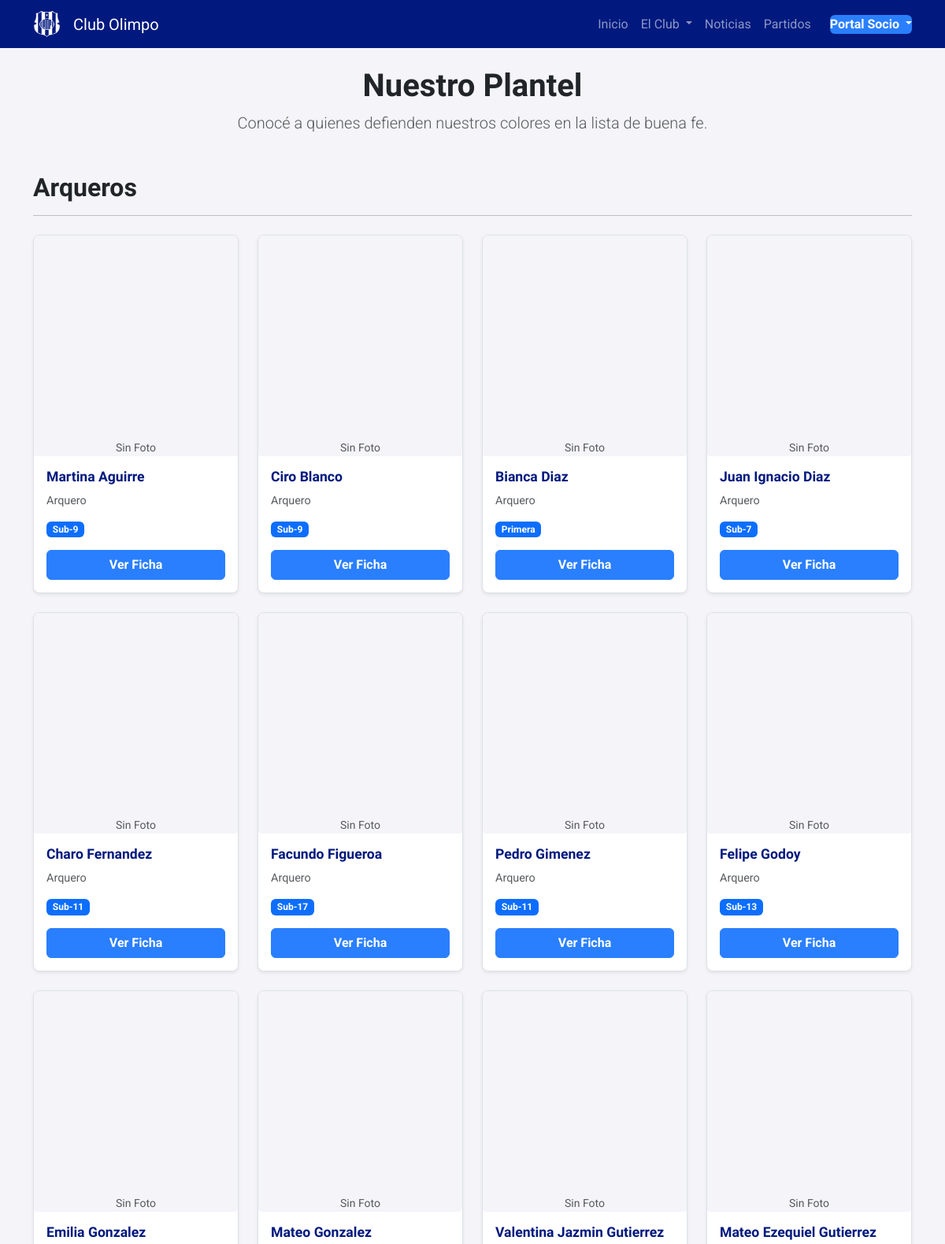
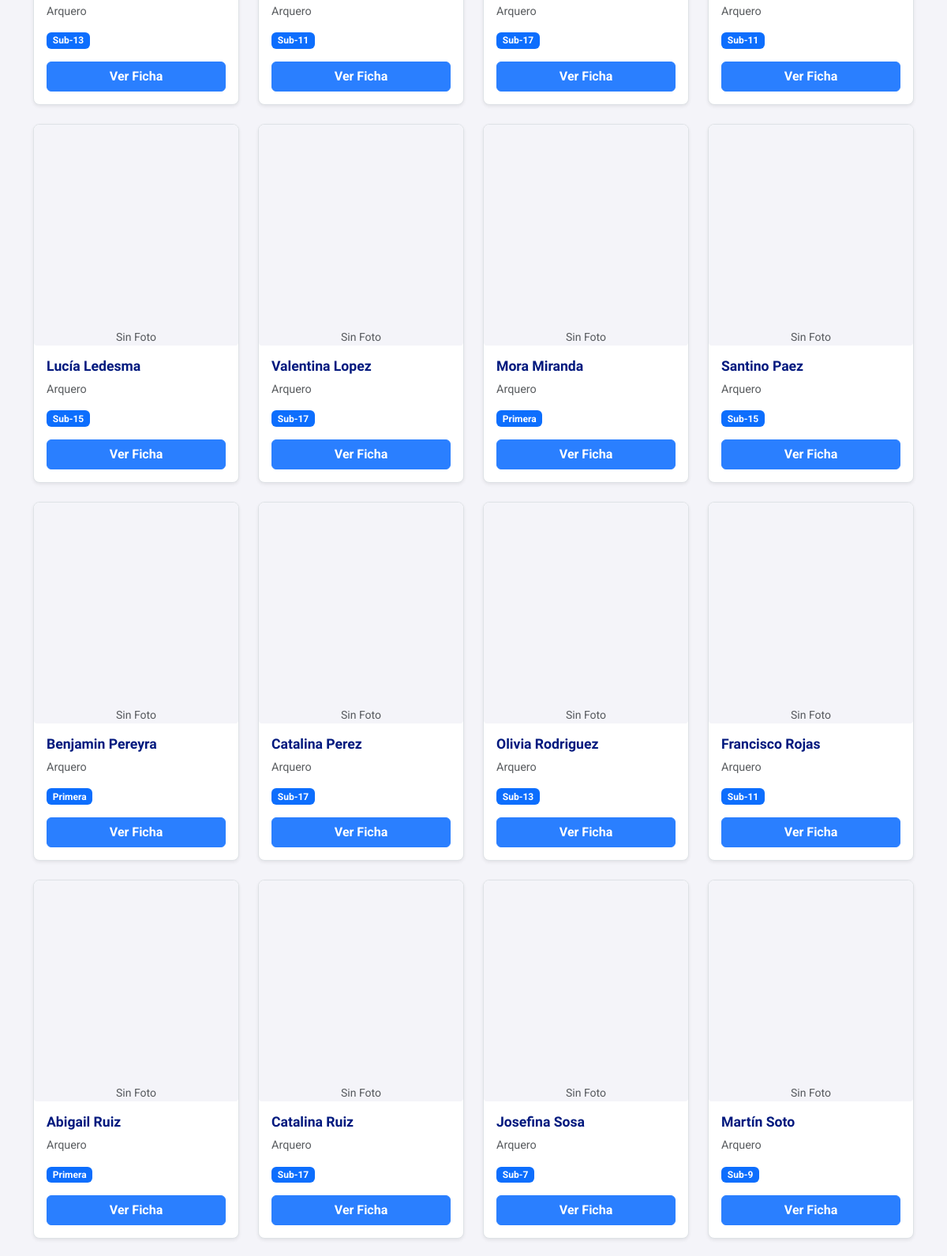
/members/plantel/ (upper part), run on the app's committed database (2 pictures, top to bottom).
### members/models.py (models this page shows, shortened)
class Role(models.Model):
    class Function(models.TextChoices):
        JUGADOR = 'JUG', 'Jugador'
        STAFF = 'STA', 'Cuerpo Técnico'
        DIRIGENTE = 'DIR', 'Dirigente'
    profile = models.ForeignKey('Profile', on_delete=models.CASCADE, related_name='roles')
    function = models.CharField("Función", max_length=3, choices=Function.choices)
    category = models.ForeignKey(Category, on_delete=models.SET_NULL, null=True, blank=True, verbose_name="Categoría (si aplica)")
    specific_position = models.CharField("Cargo Específico", max_length=100, help_text="Ej: Delantero, Tesorero, Director Técnico")
    specific_position = models.ForeignKey(
        SpecificPosition,
        on_delete=models.PROTECT,
        verbose_name="Cargo Específico"
    )
    class Meta:
        verbose_name = "Rol"
        verbose_name_plural = "Roles"

class Profile(models.Model):
    user = models.OneToOneField(User, on_delete=models.CASCADE)
    member_id = models.PositiveIntegerField(
        "Número de Socio",
        unique=True,
        default=get_next_member_id,
        editable=False # Hacemos que no se pueda editar desde el admin
    )
    date_of_birth = models.DateField("Fecha de Nacimiento", null=True, blank=True)
    dni = models.CharField("DNI", max_length=20, blank=True)
    address = models.CharField("Dirección", max_length=255, blank=True)
    phone_number = models.CharField("Teléfono", max_length=50, blank=True)
    profile_photo = models.ImageField("Foto de Perfil", upload_to='profile_photos/', blank=True, null=True)
    extra_photo_1 = models.ImageField("Foto Extra 1 (opcional)", upload_to='extra_photos/', blank=True, null=True)
    extra_photo_2 = models.ImageField("Foto Extra 2 (opcional)", upload_to='extra_photos/', blank=True, null=True)
    dni_photo_front = models.ImageField("Foto DNI (Frente)", upload_to='dni_photos/', blank=True, null=True)
    dni_photo_back = models.ImageField("Foto DNI (Dorso)", upload_to='dni_photos/', blank=True, null=True)
    member_type = models.ForeignKey(MemberType, on_delete=models.SET_NULL, null=True, blank=True, verbose_name="Tipo de Socio")
    is_on_roster = models.BooleanField("En Lista Oficial (para jugadores)", default=False)
    is_exempt = models.BooleanField("Cuota Bonificada", default=False)

class SpecificPosition(models.Model):
    name = models.CharField("Nombre del Cargo", max_length=100, unique=True)
    class Meta:
        verbose_name = "Cargo Específico"
        verbose_name_plural = "Cargos Específicos"
        ordering = ['name']

class Category(models.Model):
    name = models.CharField("Nombre", max_length=100, unique=True)
    order = models.PositiveIntegerField("Orden", default=0, help_text="Menor número aparece primero")
    class Meta:
        verbose_name = "Categoría"
        verbose_name_plural = "Categorías"
        ordering = ['order', 'name']

### members/views.py (the view)
# urls.py: path('plantel/', views.player_list, name='player_list'),
def player_list(request):
    profiles_on_roster = Profile.objects.filter(is_on_roster=True)
    roles = Role.objects.filter(profile__in=profiles_on_roster).select_related('profile', 'category', 'specific_position')
    grouped_players = OrderedDict()
    position_map = OrderedDict([
        ('Arqueros', ['Arquero']),
        ('Defensores', ['Defensor']),
        ('Mediocampistas', ['Mediocampista']),
        ('Delanteros', ['Delantero']),
        ('Cuerpo Técnico', ['Director Técnico', 'Ayudante de Campo', 'Preparador Físico'])
    ])
    for group_title, positions_in_group in position_map.items():
        roles_in_group = [
            role for role in roles if role.specific_position.name in positions_in_group
        ]
        if roles_in_group:
            grouped_players[group_title] = sorted(roles_in_group, key=lambda r: r.profile.user.last_name)
    context = {'grouped_players': grouped_players}
    return render(request, 'members/player_list.html', context)

### members/templates/members/player_list.html (shortened to what this page needs)
{% extends 'base.html' %}
{% block content %}
<div class="text-center mb-5">
    <h1>Nuestro Plantel</h1>
    <p class="lead text-muted">Conocé a quienes defienden nuestros colores en la lista de buena fe.</p>
</div>
{% for group_title, roles_in_group in grouped_players.items %}
    <div class="position-group mb-5">
        <h2 class="position-title">{{ group_title }}</h2>
        <hr class="mb-4">
        <div class="row">
            {% for role in roles_in_group %}
                <div class="col-lg-3 col-md-4 mb-4">
                    <div class="card h-100 shadow-sm player-card">
                        <div class="player-card-img-wrapper">
                            {% if role.profile.profile_photo %}
                                <img src="{{ role.profile.profile_photo.url }}" class="card-img-top" alt="Foto de {{ role.profile.user.get_full_name }}">
                            {% else %}
                                <div class="d-flex align-items-center justify-content-center h-100"><small class="text-muted">Sin Foto</small></div>
                            {% endif %}
                        </div>
                        <div class="card-body d-flex flex-column">
                            <h5 class="card-title">{{ role.profile.user.get_full_name }}</h5>
                            <p class="card-text text-muted">{{ role.specific_position.name }}</p>
                            {% if role.category %}
                                <span class="badge bg-primary align-self-start mb-3">{{ role.category.name }}</span>
                            {% endif %}
                            <a href="{% url 'player_detail' role.profile.pk %}" class="btn btn-primary mt-auto">Ver Ficha</a>
                        </div>
                    </div>
                </div>
            {% endfor %}
        </div>
    </div>
{% empty %}
    <p class="text-center mt-5">No hay jugadores o cuerpo técnico en la lista oficial en este momento.</p>
{% endfor %}
{% endblock %}

### static/css/_variables.css (style rules this page uses)
:root { --primary-color: #01197e; --accent-color: #2a7fff; --light-gray-bg: #f4f4f9; --dark-text-color: #212529; --medium-gray-color: #6c757d; --font-headings: 'Oswald', sans-serif; --font-body: 'Roboto', sans-serif; }

### static/css/_base.css (style rules this page uses)
body { font-family: var(--font-body); background-color: var(--light-gray-bg); color: var(--dark-text-color); }
h1, h2, h3, h4, h5, h6 { font-family: var(--font-headings); font-weight: 700; }

### static/css/_components.css (style rules this page uses)
.btn-primary { background-color: var(--accent-color); border-color: var(--accent-color); color: #ffffff; font-weight: 700; }
.card { border-color: #dee2e6; }
.card-title { color: var(--primary-color); }
.card-text { color: var(--medium-gray-color); }

### static/css/_players.css (style rules this page uses)
.player-card { transition: transform 0.2s ease-in-out, box-shadow 0.2s ease-in-out; border-radius: 0.5rem; overflow: hidden; }
.player-card .card-title { font-size: 1.1rem; }
.player-card .card-text { font-size: 0.9rem; }
.player-card .badge { font-size: 0.75rem; }
.player-card-img-wrapper, .player-detail-photo { position: relative; width: 100%; overflow: hidden; background-color: var(--light-gray-bg); border-radius: .25rem; padding-top: 100%; }

### data on the page
Role: shows "Sin Foto", profile.user.get_full_name "Martina Aguirre", specific_position.name "Arquero", category.name "Sub-9"
Role: shows "Sin Foto", profile.user.get_full_name "Ciro Blanco", specific_position.name "Arquero", category.name "Sub-9"
Role: shows "Sin Foto", profile.user.get_full_name "Bianca Diaz", specific_position.name "Arquero", category.name "Primera"
Role: shows "Sin Foto", profile.user.get_full_name "Juan Ignacio Diaz", specific_position.name "Arquero", category.name "Sub-7"
Role: shows "Sin Foto", profile.user.get_full_name "Charo Fernandez", specific_position.name "Arquero", category.name "Sub-11"
Role: shows "Sin Foto", profile.user.get_full_name "Facundo Figueroa", specific_position.name "Arquero", category.name "Sub-17"
Role: shows "Sin Foto", profile.user.get_full_name "Pedro Gimenez", specific_position.name "Arquero", category.name "Sub-11"
Role: shows "Sin Foto", profile.user.get_full_name "Felipe Godoy", specific_position.name "Arquero", category.name "Sub-13"
Role: shows "Sin Foto", profile.user.get_full_name "Emilia Gonzalez", specific_position.name "Arquero", category.name "Sub-13"
Role: shows "Sin Foto", profile.user.get_full_name "Mateo Gonzalez", specific_position.name "Arquero", category.name "Sub-11"
Role: shows "Sin Foto", profile.user.get_full_name "Valentina Jazmin Gutierrez", specific_position.name "Arquero", category.name "Sub-17"
Role: shows "Sin Foto", profile.user.get_full_name "Mateo Ezequiel Gutierrez", specific_position.name "Arquero", category.name "Sub-11"
Role: shows "Sin Foto", profile.user.get_full_name "Lucía Ledesma", specific_position.name "Arquero", category.name "Sub-15"
Role: shows "Sin Foto", profile.user.get_full_name "Valentina Lopez", specific_position.name "Arquero", category.name "Sub-17"
Role: shows "Sin Foto", profile.user.get_full_name "Mora Miranda", specific_position.name "Arquero", category.name "Primera"
Role: shows "Sin Foto", profile.user.get_full_name "Santino Paez", specific_position.name "Arquero", category.name "Sub-15"
Role: shows "Sin Foto", profile.user.get_full_name "Benjamin Pereyra", specific_position.name "Arquero", category.name "Primera"
Role: shows "Sin Foto", profile.user.get_full_name "Catalina Perez", specific_position.name "Arquero", category.name "Sub-17"
Role: shows "Sin Foto", profile.user.get_full_name "Olivia Rodriguez", specific_position.name "Arquero", category.name "Sub-13"
Role: shows "Sin Foto", profile.user.get_full_name "Francisco Rojas", specific_position.name "Arquero", category.name "Sub-11"
Role: shows "Sin Foto", profile.user.get_full_name "Abigail Ruiz", specific_position.name "Arquero", category.name "Primera"
Role: shows "Sin Foto", profile.user.get_full_name "Catalina Ruiz", specific_position.name "Arquero", category.name "Sub-17"
Role: shows "Sin Foto", profile.user.get_full_name "Josefina Sosa", specific_position.name "Arquero", category.name "Sub-7"
Role: shows "Sin Foto", profile.user.get_full_name "Martín Soto", specific_position.name "Arquero", category.name "Sub-9"

### other printed values
{{ group_title }} "Arqueros"
